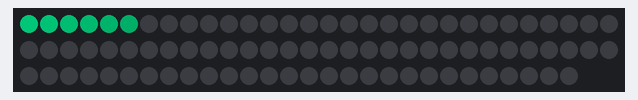
Simulated run of this sketch. Board: Arduino Mega 2560, built with avr-gcc and run on an emulated ATmega2560. Shown: 88 RGB LEDs in strip order, left to right, continuing on the next row. Dim RGB values are drawn brighter than linear; random numbers use the default seed unless the sketch sets one.

Above: at 0.45 s.
At 5.29 s:
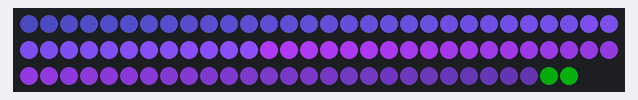
At 10.13 s:
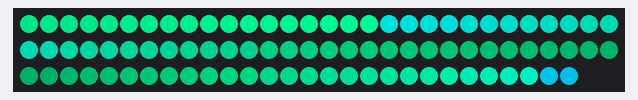
At 20.12 s:
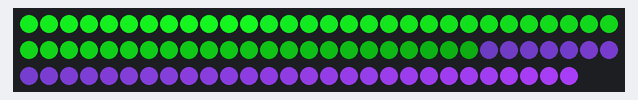
At 30.71 s:
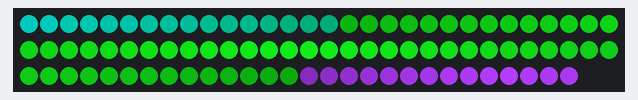
At 39.79 s:
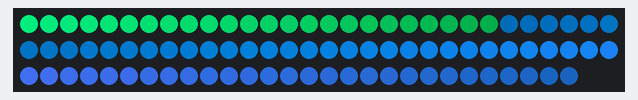

The sketch:

aurora_algorithm2.ino
```cpp
#include <FastLED.h>

#define NUM_LEDS  88
#define LED_PIN   22
CRGB leds[NUM_LEDS];
uint8_t colorIndex[NUM_LEDS];

DEFINE_GRADIENT_PALETTE(aurora_gp) {
   0,     0,   100,    0,  //black green
   89,    20,  232,  30, //dark green
   135,   0,   234,  141,//bright green
   175,   1,   126,  213,//blue
   225,   181, 61,   255,//purple
   255,   141, 1,    196 //dark purple
   };

CRGBPalette16 aurora = aurora_gp;

void setup() {
  delay(200);
  FastLED.addLeds<WS2812B, LED_PIN, GRB>(leds, NUM_LEDS);
  FastLED.setBrightness(255);
  Serial.begin(115200);
}


void loop() {

  /*for (int i = NUM_LEDS-1; i = 1; i--) {
    leds[i] = leds[i-1]
  }*/
  uint8_t wavesize = random8(10,45);//選擇一次波的長度
  uint8_t color = random8(0,255);//選擇該次波的顏色
  //Serial.println(wavesize);
  //Serial.println(color);
  for (int i = 0; i < wavesize; i++) {
    for (int j = NUM_LEDS-1; j >= -1 ; j--) {//先將所有的像素往後移一格
      leds[j] = leds[j-1];
    }
    leds[0] = ColorFromPalette(aurora, color+0.3*i, 55+(200/wavesize*i));
    //Serial.println(leds[0]);
    FastLED.delay(20);
  }
  for (int k = 0; k < wavesize; k++) {
    for (int l = NUM_LEDS-1; l >= -1; l--) {//先將所有的像素往後移一格
      leds[l] = leds[l-1];
    }
    leds[0] = ColorFromPalette(aurora, color-0.3*k, 255-(200/wavesize*k));
    FastLED.delay(20);
  }
}
```
